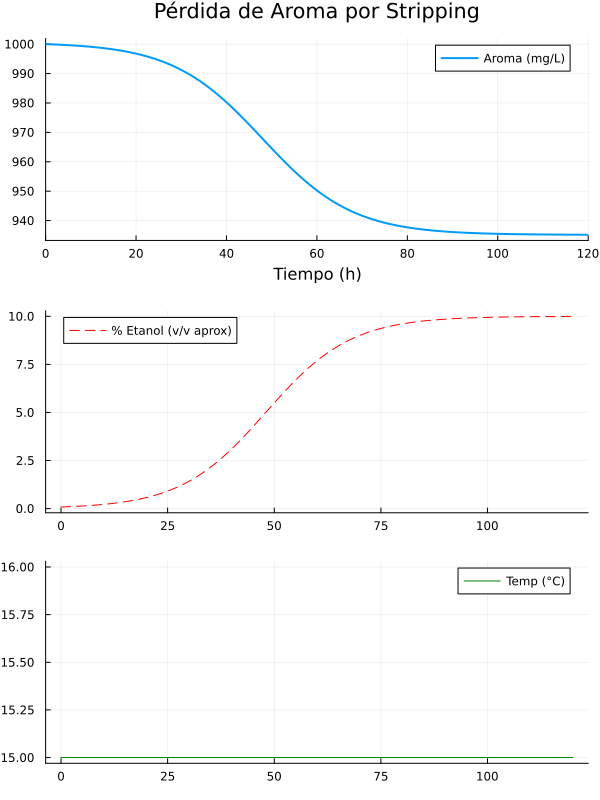

This chart was generated by the following Julia code:
using Clapeyron
using DifferentialEquations
using Plots
using LinearAlgebra

# ==========================================
# 1. DEFINICIÓN DEL MODELO TERMODINÁMICO
# ==========================================
# Usamos UNIFAC para la fase líquida.
# Clapeyron buscará automáticamente los grupos funcionales en su base de datos.

species = ["water", "ethanol", "ethyl hexanoate"]
function build_activity_model(species)
    try
        return UNIFAC(species)
    catch err
        @warn "No se encontraron todos los parametros UNIFAC; se asumira idealidad (gamma=1)." exception=err
        return nothing
    end
end
model = build_activity_model(species)

const UNIFAC_GROUPS_CSV = normpath(joinpath(dirname(pathof(Clapeyron)), "..", "database", "Activity", "UNIFAC", "UNIFAC_groups.csv"))

function load_available_unifac_species(db_path::AbstractString)
    if !isfile(db_path)
        @warn "No se encontro la tabla de especies UNIFAC en Clapeyron." path=db_path
        return String[]
    end
    lines = readlines(db_path)
    length(lines) <= 2 && return String[]
    species_list = String[]
    for line in lines[3:end] # saltamos metadata y encabezado
        stripped = strip(line)
        isempty(stripped) && continue
        first_col = split(stripped, ','; limit=2)[1]
        cleaned = replace(replace(first_col, "\"" => ""), "~|~" => " / ")
        push!(species_list, cleaned)
    end
    return species_list
end

const AVAILABLE_UNIFAC_SPECIES = load_available_unifac_species(UNIFAC_GROUPS_CSV)

function print_available_unifac_species(; filter_keyword::Union{Nothing,String}=nothing)
    comps = AVAILABLE_UNIFAC_SPECIES
    label = "Componentes UNIFAC (Clapeyron) disponibles"
    if filter_keyword !== nothing
        comps = filter(name -> occursin(lowercase(filter_keyword), lowercase(name)), comps)
        label *= " filtrados por \"$(filter_keyword)\""
    end
    println("\n$label: $(length(comps)) encontrados.")
    for comp in comps
        println(" - ", comp)
    end
end

print_available_unifac_species()
antoine_mmhg_to_pa(A, B, C, T) = 133.322368 * 10.0^(A - B / ((T - 273.15) + C))

const SPECIES_PARAM_LOCATIONS = [
    "properties/molarmass.csv",
    "properties/critical.csv",
    "Correlations/saturation_correlations/dippr101_like.csv",
]

const MANUAL_SPECIES_FALLBACK = Dict(
    "water" => (
        mw = 18.015,
        psat = (type = :custom, eval = (T -> exp(23.1964 - 3816.44 / (T - 46.13)))),
    ),
    "ethanol" => (
        mw = 46.07,
        psat = (type = :custom, eval = (T -> exp(23.8381 - 3803.98 / (T - 41.68)))),
    ),
    "ethylacetate" => (
        mw = 88.11,
        psat = (type = :custom, eval = (T -> antoine_mmhg_to_pa(7.00474, 1245.951, 226.232, T))),
    ),
    "ethyl hexanoate" => (
        mw = 144.21,
        psat = (type = :custom, eval = (T -> exp(20.7 - 3550.0 / (T - 60.0)))),
    ),
)

function fetch_species_properties(species::Vector{String})
    n = length(species)
    mw = fill(NaN, n)
    psat = Vector{Union{Nothing, NamedTuple}}(undef, n)
    psat .= nothing
    params = nothing
    try
        params = getparams(species, SPECIES_PARAM_LOCATIONS; verbose = false)
    catch err
        @warn "No se pudieron recuperar los parametros puros desde la base de Clapeyron." exception = err
    end
    if params !== nothing
        mw_param = get(params, "Mw", nothing)
        if mw_param !== nothing
            mw .= collect(mw_param.values)
        end
        dippr_keys = ["A", "B", "C", "D", "E", "Tmin", "Tmax"]
        if all(k -> haskey(params, k), dippr_keys)
            dippr_data = Dict(k => collect(params[k].values) for k in dippr_keys)
            for i in 1:n
                vals = (dippr_data["A"][i], dippr_data["B"][i], dippr_data["C"][i],
                        dippr_data["D"][i], dippr_data["E"][i], dippr_data["Tmin"][i], dippr_data["Tmax"][i])
                if all(x -> !isnan(x), vals)
                    psat[i] = (
                        type = :dippr,
                        A = vals[1],
                        B = vals[2],
                        C = vals[3],
                        D = vals[4],
                        E = vals[5],
                        Tmin = vals[6],
                        Tmax = vals[7],
                    )
                end
            end
        end
    end
    for (i, comp) in pairs(species)
        name_key = lowercase(strip(comp))
        fallback = get(MANUAL_SPECIES_FALLBACK, name_key, nothing)
        if isnan(mw[i]) && fallback !== nothing
            mw[i] = fallback.mw
        end
        if psat[i] === nothing && fallback !== nothing
            psat[i] = fallback.psat
        end
        if isnan(mw[i])
            @warn "No se encontro la masa molar para $(comp). Se usara 1.0 g/mol como valor de respaldo."
            mw[i] = 1.0
        end
        if psat[i] === nothing
            @warn "No hay correlacion de presion de vapor para $(comp); se aproximara a cero."
            psat[i] = (type = :none,)
        end
    end
    return (mw = mw, psat = psat)
end

const SPECIES_PROPERTIES = fetch_species_properties(species)
const MW = SPECIES_PROPERTIES.mw

function psat_from_data(T::Float64, idx::Int)
    params = SPECIES_PROPERTIES.psat[idx]
    typ = params.type
    if typ === :dippr
        if !(params.Tmin <= T <= params.Tmax)
            @warn "Temperatura fuera del rango de la correlacion DIPPR para $(species[idx])." T = T range = (params.Tmin, params.Tmax)
        end
        return exp(params.A + params.B / T + params.C * log(T) + params.D * T^params.E)
    elseif typ === :custom
        return params.eval(T)
    else
        return 0.0
    end
end

# Constantes fisicas
const R = 8.314        # J/(mol K)
const P_atm = 101325.0 # Pa



# ==========================================
# 2. FUNCIONES AUXILIARES DEL PROCESO
# ==========================================

# Perfil de Etanol en el tiempo (Sigmoide simplificada de fermentación)
# t en horas, devuelve fracción másica aproximada (0 a 12% v/v aprox)
function get_ethanol_mass_frac(t)
    max_eth = 0.10 # 10% en peso final
    k = 0.1
    t_mid = 48.0
    return max_eth / (1 + exp(-k * (t - t_mid)))
end

# Perfil de Temperatura (ej. control de frío que empieza tarde)
function get_temperature(t)
    if t < 24.0
        return 288.15 # 15°C inicial (arranque)
    else
        return 288.15 # 15°C (enfriamiento)
    end
end

# Tasa de Respiración de CO2 (L/h)
# Proporcional a la tasa de producción de etanol (derivada de la sigmoide)
function get_CO2_rate(t, V_liq)
    # Derivada analítica simple de la sigmoide de etanol
    eth_max = 0.10; k = 0.1; t_mid = 48.0
    dEth_dt = (k * eth_max * exp(-k*(t - t_mid))) / (1 + exp(-k*(t - t_mid)))^2
    
    # Estequiometria aprox: 1 g Etanol genera ~0.95 g CO2
    # Asumimos densidad del mosto ~1080 g/L bajando a 990... usamos promedio 1000
    mass_CO2_h = dEth_dt * V_liq * 1000.0 * 0.95 
    
    # Convertir a Volumen (L) usando Ley de Gases Ideales a P_atm y T actual
    T = get_temperature(t)
    vol_CO2_h = (mass_CO2_h / 44.01) * R * T / P_atm * 1000.0 # L/h
    return vol_CO2_h
end

# ==========================================
# 3. CÁLCULO TERMODINÁMICO (CLAPEYRON)
# ==========================================

function calculate_partition_coefficient(model, T, x_molar)
    # 1. Calcular Coeficientes de Actividad (Gamma) usando UNIFAC
    # Clapeyron devuelve el logaritmo natural, así que aplicamos exp
    gamma = if model === nothing
        ones(length(x_molar))
    else
        ln_gamma = activity_coefficient(model, P_atm, T, x_molar)
        exp.(ln_gamma)
    end
    
    # 2. Calcular Presion de Vapor de componentes puros (P_sat)
    # Se utilizan directamente las correlaciones disponibles en la base de Clapeyron

    p_sat = [psat_from_data(T, i) for i in eachindex(species)]
    
    # 3. Calcular Ki termodinámico (y/x) = gamma * Psat / Ptotal
    Ki_termo = (gamma .* p_sat) ./ P_atm
    
    # 4. Convertir Ki (y/x) a Coeficiente de Partición másico m = (C_gas / C_liq)
    # m_i = Ki_termo * (rho_gas / rho_liq) * (MW_liq_mix / MW_i)
    # Esta conversión es CRÍTICA para balances de materia
    
    # Simplificación: Asumimos densidades y PM promedio para la conversión
    rho_L = 1000.0 # g/L
    rho_G = (P_atm / (R * T)) * 44.01 # g/L (asumiendo CO2 puro)
    MW_mix = sum(x_molar .* MW)
    
    # m = (Concentracion en gas mg/L) / (Concentracion en liquido mg/L)
    m = Ki_termo .* (rho_L / rho_G) .* (MW ./ MW_mix) # Factor de corrección dimensional
    
    # Pero para la ecuación de stripping standard dC/dt = -(Q/V)*H*C, 
    # H suele definirse como Cg/Cl.
    # Usamos la definición directa Cg = Ki_termo * (P/RT) / (Cl_molar) ... es complejo.
    # Método directo ingenieril: Henry adimensional H_cc = C_gas [mol/L] / C_liq [mol/L]
    
    H_cc = Ki_termo .* (P_atm / (R*T)) ./ (rho_L ./ MW_mix)
    
    return H_cc[3] # Retornamos solo el del aroma
end


# ==========================================
# 4. SISTEMA DE ECUACIONES DIFERENCIALES
# ==========================================

function fermentation_stripping!(du, u, p, t)
    # u[1] = Concentración de Aroma (mg/L)
    C_aroma = u[1]
    V_liq = 100.0 # Litros (Asumimos constante por simplicidad, o hazlo variable)
    
    # 1. Obtener estado actual
    T_curr = get_temperature(t)
    w_eth = get_ethanol_mass_frac(t)
    w_water = 1.0 - w_eth - 1e-6 # Asumiendo el aroma es traza despreciable para el balance masico mayor
    
    # 2. Convertir fracción másica a molar (necesario para UNIFAC)
    moles = [w_water/MW[1], w_eth/MW[2], 1e-6/MW[3]] # Aroma traza
    total_moles = sum(moles)
    x_molar = moles ./ total_moles
    
    # 3. Llamar a Clapeyron/Termodinámica
    # Calculamos el coeficiente de partición adimensional (Conc Gas / Conc Liq)
    K_part = calculate_partition_coefficient(model, T_curr, x_molar)
    
    # 4. Obtener flujo de gas
    Q_CO2 = get_CO2_rate(t, V_liq) # L/h
    
    # 5. Ecuación diferencial: Stripping
    # dC/dt = - (Q_gas / V_liq) * C_gas
    # Como C_gas = K_part * C_liq
    stripping_rate = - (Q_CO2 / V_liq) * K_part * C_aroma
    
    du[1] = stripping_rate
end

# ==========================================
# 5. EJECUCIÓN Y GRÁFICOS
# ==========================================

# Condiciones iniciales
C_aroma_0 = 1000.0 # mg/L iniciales
u0 = [C_aroma_0]
tspan = (0.0, 120.0) # 120 horas de fermentación

# Resolver
prob = ODEProblem(fermentation_stripping!, u0, tspan)
# Con etil acetato la dinámica se vuelve más rígida, por lo que usamos un integrador stiffness-aware
sol = solve(prob, Rodas5(), saveat=1.0, reltol=1e-6, abstol=1e-8)


# Graficar
p1 = plot(sol, label="Aroma (mg/L)", lw=2, title="Pérdida de Aroma por Stripping", xlabel="Tiempo (h)")
p2 = plot(t->get_ethanol_mass_frac(t)*100, 0, 120, label="% Etanol (v/v aprox)", color=:red, linestyle=:dash)
p3 = plot(t->get_temperature(t)-273.15, 0, 120, label="Temp (°C)", color=:green)

fig = plot(p1, p2, p3, layout=(3,1), size=(600,800))
display(fig)
fig_path = joinpath(@__DIR__, "pfba_aroma_stripping.png")
try
    savefig(fig, fig_path)
    println("Grafico guardado en: ", fig_path)
catch err
    @warn "No se pudo guardar el grafico generado." exception=err path=fig_path
end
